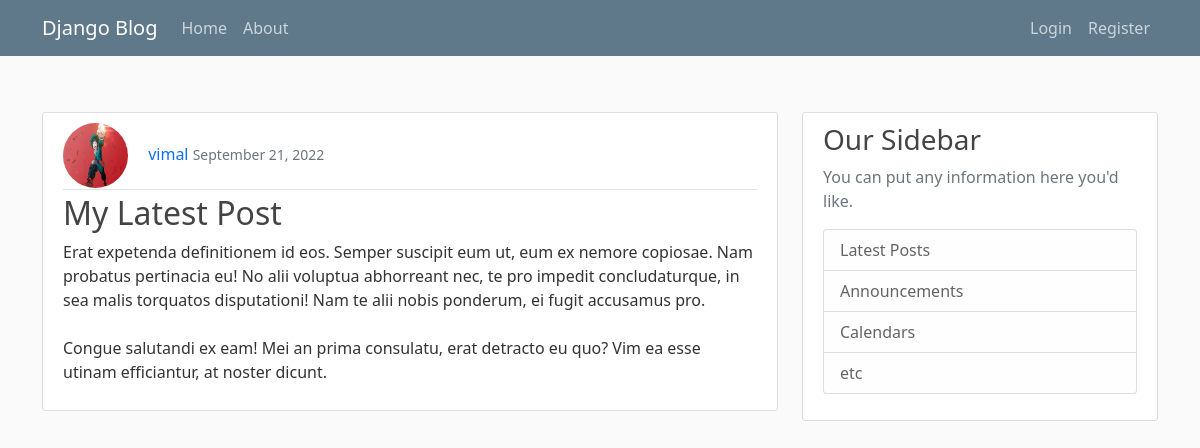
Screenshot of /post/28/ with the database file from the repository.
### blog/models.py (models this page shows, shortened)
class Post(models.Model):
    title = models.CharField(max_length=100)
    content = models.TextField()
    date_posted = models.DateTimeField(default=timezone.now)
    author = models.ForeignKey(User, on_delete=models.CASCADE)

### user/models.py (models this page shows, shortened)
class Profile(models.Model):
    user = models.OneToOneField(User, on_delete=models.CASCADE)
    image = models.ImageField(default='default.jpg', upload_to='profile_pics',)

### blog/views.py (the view)
# urls.py: path('post/<int:pk>/', PostDetailView.as_view(), name='post-detail'),
class PostDetailView(DetailView):
    model = Post

### blog/templates/blog/post_detail.html (shortened to what this page needs)
{% extends  "blog/base.html" %}
{% block content %}
<article class="media content-section">
    <div class="media-body">
    <div class="article-metadata">
        <img class="rounded-circle article-img " src="{{object.author.profile.image.url}}" height="3%">
        <a class="mr-2" href="{% url 'user-posts' object.author.username %}" style="text-decoration: none;">{{ object.author }}</a>
        <small class="text-muted" style="text-decoration: none;">{{ object.date_posted|date:"F d, Y" }}</small>
    </div>
    <h2 class="article-title">{{ object.title }}</h2>
    <p class="article-content">{{ object.content }}</p>
    </div>
</article>
{% endblock %}

### blog/static/blog/main.css (style rules this page uses)
body { background: #fafafa; color: #333333; margin-top: 5rem; }
h1, h2, h3, h4, h5, h6 { color: #444444; }
.content-section { background: #ffffff; padding: 10px 20px; border: 1px solid #dddddd; border-radius: 3px; margin-bottom: 20px; }
.article-title { color: #444444; }
.article-content { white-space: pre-line; }
.article-img { height: 65px; width: 65px; margin-right: 16px; }
.article-metadata { padding-bottom: 1px; margin-bottom: 4px; border-bottom: 1px solid #e3e3e3 }

### rows the page displays
Post: author.profile.image (picture), author "vimal", date_posted "September 21, 2022", title "My Latest Post", content "Erat expetenda definitionem id eos. Semper suscipit eum ut, eum ex nemore copiosae. Nam probatus pertinacia eu! No alii voluptua abhorreant nec, te pro impedit concludaturque, in sea malis torquatos disputationi! Nam te alii nobis ponderum, ei fugit accusamus pro. Congue salutandi ex eam! Mei an prima consulatu, erat detracto eu quo? Vim ea esse utinam efficiantur, at noster dicunt."
